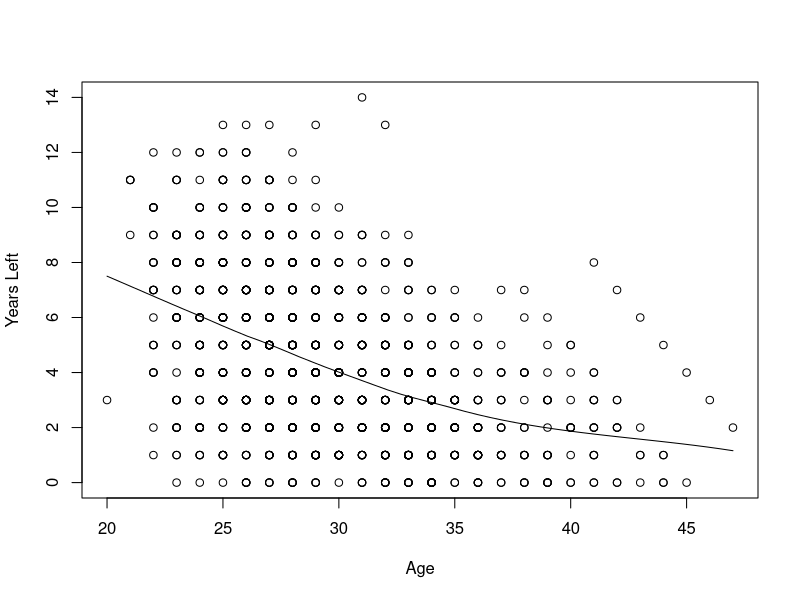
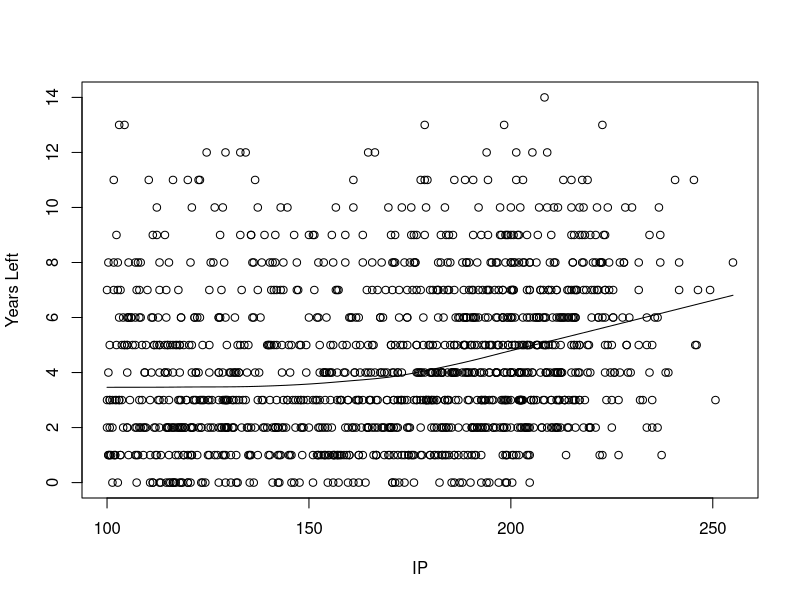
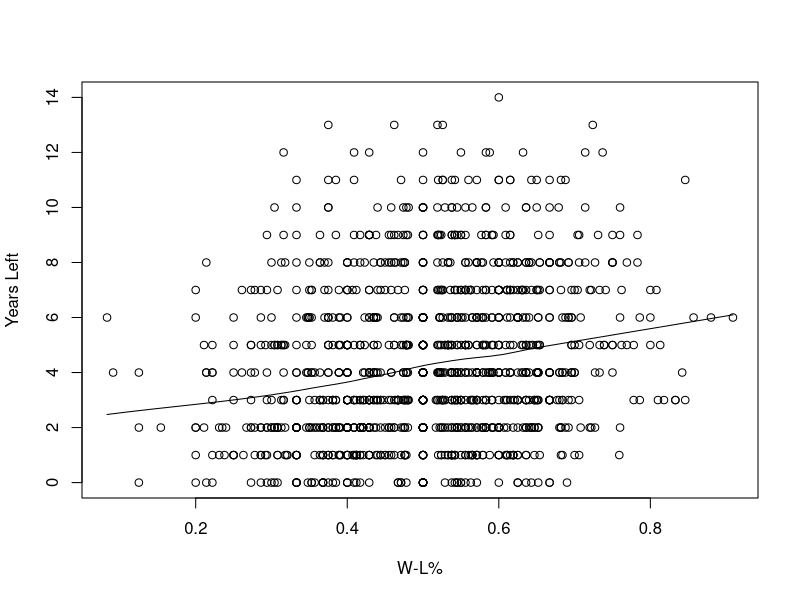
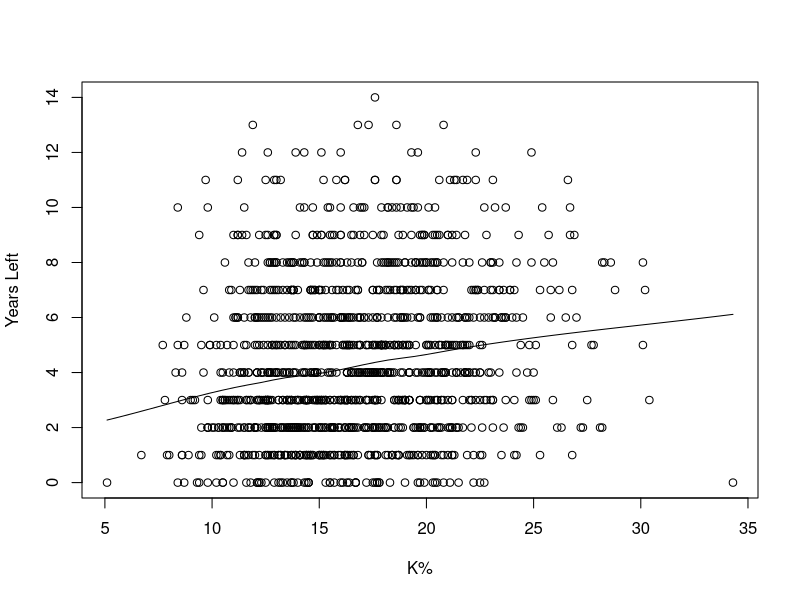
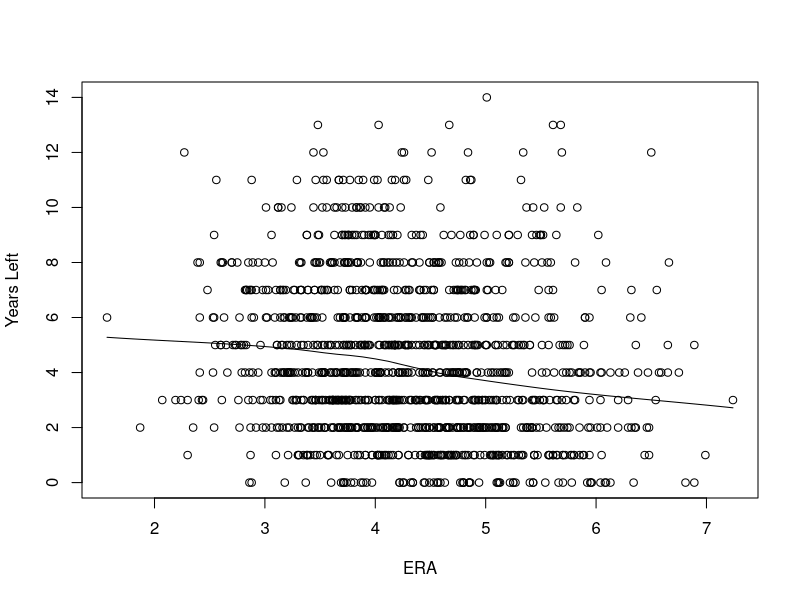
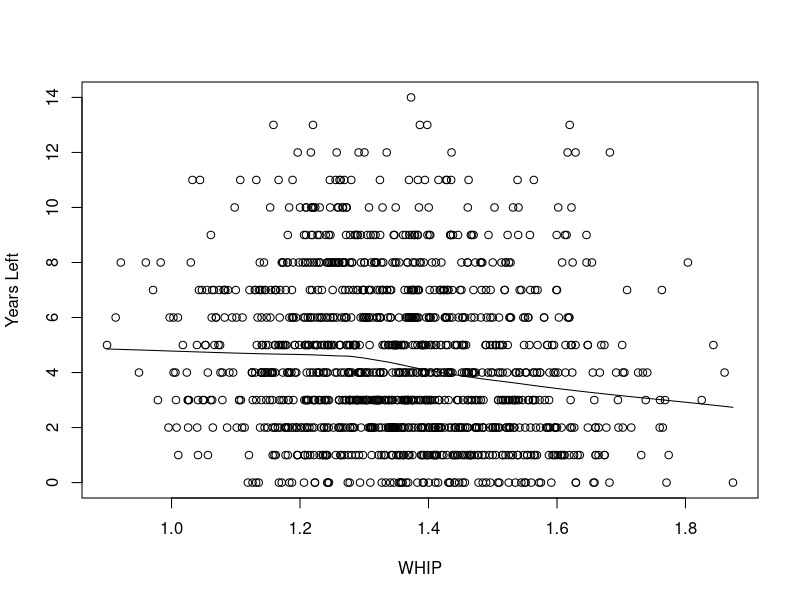
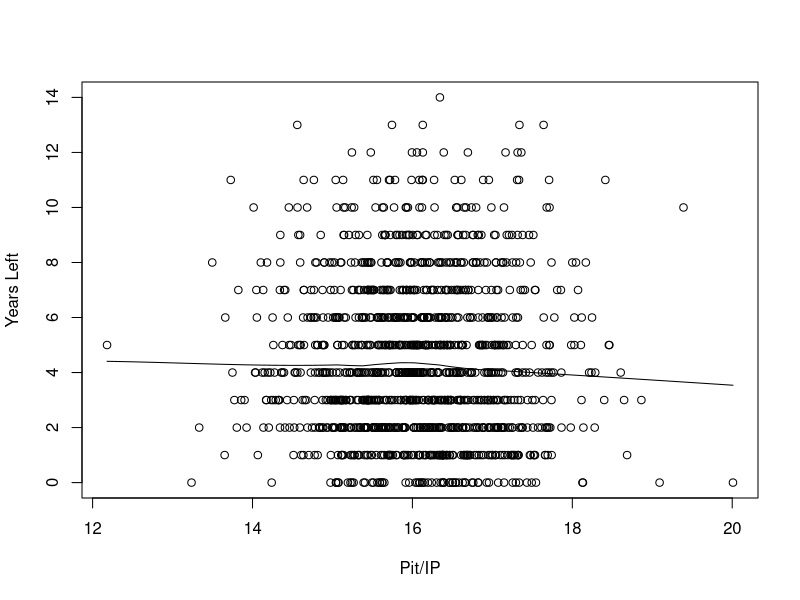
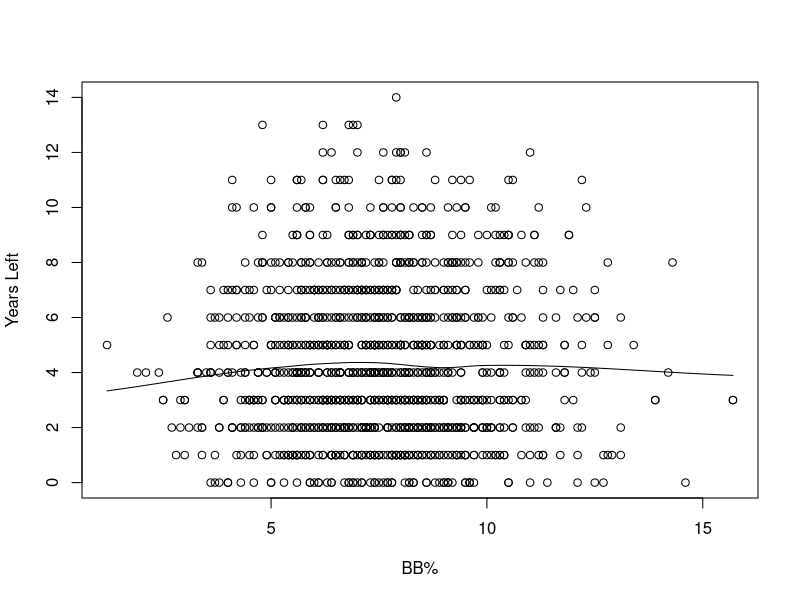

These charts were generated, in order, by the following R code:
setwd("~/Projects/PitchingCareers")

library(dplyr)
library(magrittr)
library(ggplot2)
library(stringr)

# Import single season and player data
pitchers.raw <- read.csv('pitchers.csv')
seasons.raw  <- read.csv('seasons.csv')

pitchers <- pitchers.raw %>% select(c('Player', 'To'))
seasons  <- seasons.raw  %>% select(c('Player', 'Year', 'ERA', 'Age', 'IP', 'BB', 'H', 'K.', 'BB.', 'W.L.', 'Pit'))

# Rename percentage columns
names(seasons)[names(seasons) == 'K.']  <- 'Kper'
names(seasons)[names(seasons) == 'BB.'] <- 'BBper'

seasons$Kper  <- seasons$Kper  %>% str_replace('%', '') %>% as.numeric
seasons$BBper <- seasons$BBper %>% str_replace('%', '') %>% as.numeric

# Adjust Innings Pitched to be a real number
seasons$IP <- (seasons$IP %>% round) + (seasons$IP %% 1 * (10/3))

# Calculate additional columns
seasons$WHIP <- (seasons$BB + seasons$H)/seasons$IP
seasons$PIP  <- seasons$Pit/seasons$IP

# Merge data
df <- merge(x=seasons, y=pitchers, 
            by='Player', 
            all.x=TRUE
            )

# Calculate the number of years remaining
df$Years.Left <- df$To - df$Year

# Summarize descriptive stats for data
df$ERA   %>% mean # 4.310249
df$Age   %>% mean # 29.50523
df$IP    %>% mean # 169.5165
df$Kper  %>% mean # 16.707
df$BBper %>% mean # 7.561706
df$W.L.  %>% mean # 0.5060467
df$WHIP  %>% mean # 1.354138
df$PIP   %>% mean # 16.06522
df$Years.Left %>% mean # 4.422365

df$ERA   %>% sd #  0.9090519
df$Age   %>% sd #  4.602275
df$IP    %>% sd # 37.81397
df$Kper  %>% sd #  4.168754
df$BBper %>% sd #  2.106117
df$W.L.  %>% sd #  0.1300825
df$WHIP  %>% sd #  0.1610054
df$PIP   %>% sd #  0.9343541
df$Years.Left %>% sd # 2.875749

# Graph smooth scatter plot for each
scatter.smooth(x = df$Age,   y = df$Years.Left, xlab = 'Age'   , ylab = 'Years Left')
scatter.smooth(x = df$IP,    y = df$Years.Left, xlab = 'IP'    , ylab = 'Years Left')
scatter.smooth(x = df$W.L.,  y = df$Years.Left, xlab = 'W-L%'  , ylab = 'Years Left')
scatter.smooth(x = df$Kper,  y = df$Years.Left, xlab = 'K%'    , ylab = 'Years Left')
scatter.smooth(x = df$ERA,   y = df$Years.Left, xlab = 'ERA'   , ylab = 'Years Left')
scatter.smooth(x = df$WHIP,  y = df$Years.Left, xlab = 'WHIP'  , ylab = 'Years Left')
scatter.smooth(x = df$PIP,   y = df$Years.Left, xlab = 'Pit/IP', ylab = 'Years Left')
scatter.smooth(x = df$BBper, y = df$Years.Left, xlab = 'BB%'   , ylab = 'Years Left')

# Standardize the independent variables
df$ERA.z   <- df$ERA   %>% scale
df$Age.z   <- df$Age   %>% scale
df$IP.z    <- df$IP    %>% scale
df$Kper.z  <- df$Kper  %>% scale
df$BBper.z <- df$BBper %>% scale
df$W.L.z   <- df$W.L.  %>% scale
df$WHIP.z  <- df$WHIP  %>% scale
df$PIP.z   <- df$PIP   %>% scale

# Perform simple linear regression on each of the variables of interest
lm(data = df, Years.Left ~ ERA.z)   %>% summary # -0.47976
lm(data = df, Years.Left ~ Age.z)   %>% summary # -1.23009
lm(data = df, Years.Left ~ IP.z)    %>% summary #  0.62475
lm(data = df, Years.Left ~ Kper.z)  %>% summary #  0.48724
lm(data = df, Years.Left ~ BBper.z) %>% summary #  0.02244 not significant
lm(data = df, Years.Left ~ W.L.z)   %>% summary #  0.58836
lm(data = df, Years.Left ~ WHIP.z)  %>% summary # -0.40593
lm(data = df, Years.Left ~ PIP.z)   %>% summary # -0.06299 not significant

# Graph simple regression coefficients
vars     <- c('ERA', 'Age', 'IP', 'K%', 'BB%', 'W-L%', 'WHIP', 'Pit/IP')
coef     <- c(-0.47976, -1.23009, 0.62475, 0.48724, 0.02244, 0.58836, -0.40593, -0.06299)
coef.abs <- coef %>% abs
coef.df  <- data.frame(vars, coef, coef.abs)

# Absolute Value plot
ggplot(coef.df) +
  geom_bar(aes(x = reorder(vars, abs(coef)), y = abs(coef), fill = vars), stat = 'identity') +
  ylab('Change (in years)') + 
  labs(title = 'Which stats best predict the length of a pitching career?', 
       subtitle = 'Change in expected career length resulting from a 1 std dev change in each stat') +
  theme(legend.position = 'none', 
        axis.title.x = element_blank(),
        axis.text.x = element_text(vjust = 9, size = 10, face = 'bold'),
        plot.title = element_text(size=14, face = 'bold'),
        plot.subtitle = element_text(size=8)
        )

# Regular Plot
ggplot(coef.df) +
  geom_bar(aes(x = reorder(vars, coef), y = coef, fill = vars), stat = 'identity') +
  ylab('Change (in years)') + 
  labs(subtitle = 'Change in expected career length resulting from a 1 std dev increase in each stat') +
  theme(legend.position = 'none', 
        axis.title.x = element_blank(),
        axis.text.x = element_text(vjust = 95, size = 10, face = 'bold')
        )

# Build linear regression model
# Split train/test
set.seed(101)
sample <- sample(1:nrow(df), size = .7 * nrow(df))

train.df <- df[sample,]
test.df  <- df[-sample,]

# Select features 
df %>% names # "ERA" "Age" "IP" "Kper" "BBper" "W.L." "WHIP" "PIP" These are the features of interest

# A predictive model will almost certainly include age so our feature selection will start there
# Use forward stepwise selection to build models by adding features that improve the training RSS
lm(data = train.df, Years.Left ~ Age) %>% deviance # 5919.682

lm(data = train.df, Years.Left ~ Age + ERA)   %>% deviance # 5742.34
lm(data = train.df, Years.Left ~ Age + IP)    %>% deviance # 5360.736 *
lm(data = train.df, Years.Left ~ Age + Kper)  %>% deviance # 5818.525
lm(data = train.df, Years.Left ~ Age + BBper) %>% deviance # 5836.431
lm(data = train.df, Years.Left ~ Age + W.L.)  %>% deviance # 5624.958
lm(data = train.df, Years.Left ~ Age + WHIP)  %>% deviance # 5732.84
lm(data = train.df, Years.Left ~ Age + PIP)   %>% deviance # 5863.011

lm(data = train.df, Years.Left ~ Age + IP + ERA)   %>% deviance # 5348.715
lm(data = train.df, Years.Left ~ Age + IP + Kper)  %>% deviance # 5337.066
lm(data = train.df, Years.Left ~ Age + IP + BBper) %>% deviance # 5352.203
lm(data = train.df, Years.Left ~ Age + IP + W.L.)  %>% deviance # 5273.627 *
lm(data = train.df, Years.Left ~ Age + IP + WHIP)  %>% deviance # 5341.58
lm(data = train.df, Years.Left ~ Age + IP + PIP)   %>% deviance # 5360.16

lm(data = train.df, Years.Left ~ Age + IP + W.L. + ERA)   %>% deviance # 5268.9
lm(data = train.df, Years.Left ~ Age + IP + W.L. + Kper)  %>% deviance # 5269.331
lm(data = train.df, Years.Left ~ Age + IP + W.L. + BBper) %>% deviance # 5269.225
lm(data = train.df, Years.Left ~ Age + IP + W.L. + WHIP)  %>% deviance # 5273.62
lm(data = train.df, Years.Left ~ Age + IP + W.L. + PIP)   %>% deviance # 5265.637 * 

lm(data = train.df, Years.Left ~ Age + IP + W.L. + PIP + ERA)   %>% deviance # 5263.874
lm(data = train.df, Years.Left ~ Age + IP + W.L. + PIP + Kper)  %>% deviance # 5263.358
lm(data = train.df, Years.Left ~ Age + IP + W.L. + PIP + BBper) %>% deviance # 5232.855 * 
lm(data = train.df, Years.Left ~ Age + IP + W.L. + PIP + WHIP)  %>% deviance # 5263.164

lm(data = train.df, Years.Left ~ Age + IP + W.L. + PIP + BBper + ERA)   %>% deviance # 5231.391 *
lm(data = train.df, Years.Left ~ Age + IP + W.L. + PIP + BBper + Kper)  %>% deviance # 5231.724
lm(data = train.df, Years.Left ~ Age + IP + W.L. + PIP + BBper + WHIP)  %>% deviance # 5232.826

lm(data = train.df, Years.Left ~ Age + IP + W.L. + PIP + BBper + ERA + Kper)  %>% deviance # 5227.741 *
lm(data = train.df, Years.Left ~ Age + IP + W.L. + PIP + BBper + ERA + WHIP)  %>% deviance # 5228.941

lm(data = train.df, Years.Left ~ Age + IP + W.L. + PIP + BBper + ERA + Kper + WHIP) %>% deviance # 5227.442

# Among the 7 models built by each step of the selection, choose the one with the best RSS against the test data
lm(data = train.df, Years.Left ~ Age + IP) %>% 
  predict.lm(newdata = test.df) %>% subtract(test.df$Years.Left) %>% raise_to_power(2) %>% sum # 2306.41

lm(data = train.df, Years.Left ~ Age + IP + W.L.) %>% 
  predict.lm(newdata = test.df) %>% subtract(test.df$Years.Left) %>% raise_to_power(2) %>% sum # 2247.41 *

lm(data = train.df, Years.Left ~ Age + IP + W.L. + PIP) %>% 
  predict.lm(newdata = test.df) %>% subtract(test.df$Years.Left) %>% raise_to_power(2) %>% sum # 2247.623

lm(data = train.df, Years.Left ~ Age + IP + W.L. + PIP + BBper ) %>% 
  predict.lm(newdata = test.df) %>% subtract(test.df$Years.Left) %>% raise_to_power(2) %>% sum # 2255.452

lm(data = train.df, Years.Left ~ Age + IP + W.L. + PIP + BBper + ERA ) %>% 
  predict.lm(newdata = test.df) %>% subtract(test.df$Years.Left) %>% raise_to_power(2) %>% sum # 2254.064

lm(data = train.df, Years.Left ~ Age + IP + W.L. + PIP + BBper + ERA + Kper) %>% 
  predict.lm(newdata = test.df) %>% subtract(test.df$Years.Left) %>% raise_to_power(2) %>% sum # 2249.706

lm(data = train.df, Years.Left ~ Age + IP + W.L. + PIP + BBper + ERA + Kper + WHIP) %>% 
  predict.lm(newdata = test.df) %>% subtract(test.df$Years.Left) %>% raise_to_power(2) %>% sum # 2248.417

# What is the RMSE on the test data? - 2.454634
lm(data = train.df, Years.Left ~ Age + IP + W.L.) %>% 
  predict.lm(newdata = test.df) %>% 
  subtract(test.df$Years.Left) %>% 
  raise_to_power(2) %>% 
  sum %>% 
  divide_by(nrow(test.df)) %>% 
  raise_to_power(.5)

# The best model here includes only the features Age, IP, and W.L.
lm <- lm(data = df, Years.Left ~ Age + IP + W.L.) 
lm %>% summary
"
Residuals:
Min     1Q      Median   3Q      Max 
-6.9335 -1.7924 -0.3129  1.5352  9.6622 

Coefficients:
  Estimate   Std. Error   t value   Pr(>|t|)    
(Intercept)    8.480935   0.557933  15.201  < 2e-16 ***
  Age         -0.283076   0.015293 -18.510  < 2e-16 ***
  IP           0.016933   0.001991   8.506  < 2e-16 ***
  W.L.         2.812543   0.575064   4.891 1.14e-06 ***
"

# Make predictions for current players
# Import and format data for 2019 pitching seasons
current.raw <- read.csv('current.csv')
current <- current.raw %>% select(c('Player', 'Year', 'ERA', 'Age', 'IP', 'BB', 'H', 'K.', 'BB.', 'W.L.', 'Pit'))

names(current)[names(current) == 'K.']  <- 'Kper'
names(current)[names(current) == 'BB.'] <- 'BBper'
current$Kper  <- current$Kper  %>% str_replace('%', '') %>% as.numeric
current$BBper <- current$BBper %>% str_replace('%', '') %>% as.numeric
current$IP <- (current$IP %>% round) + (current$IP %% 1 * (10/3))

current <- data.frame(current, lm %>% predict.lm(newdata = current)) 

names(current)[ncol(current)] <- 'Years.Left.p'
current$Final.Age.p <- current$Age + current$Years.Left.p

# Who has the most years left? Who will be the oldest?
current[order(current$Years.Left.p),] %>% select(c('Player', 'Age', 'Years.Left.p', 'Final.Age.p')) %>% head(5)
current[order(current$Years.Left.p),] %>% select(c('Player', 'Age', 'Years.Left.p', 'Final.Age.p')) %>% tail(5)

current[order(current$Age),] %>% select(c('Player', 'Age', 'Years.Left.p', 'Final.Age.p')) %>% tail(5)
